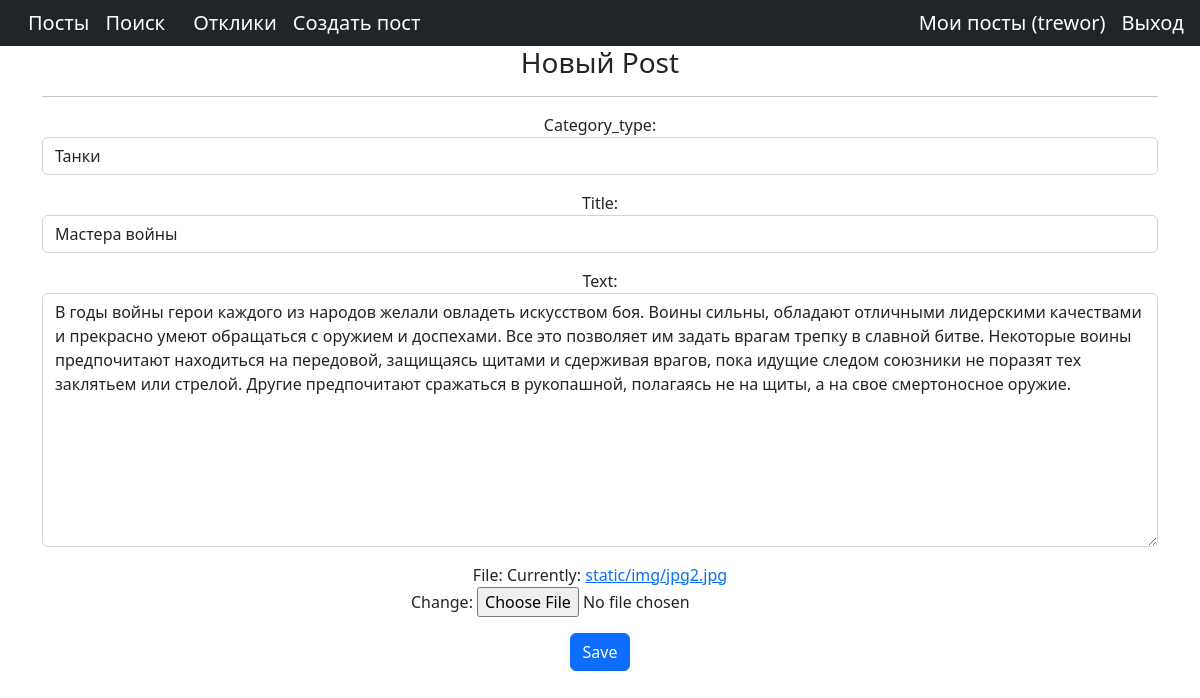
Screenshot of /posts/2/update (signed in) with the database file from the repository.
### ads/models.py (models this page shows, shortened)
class Post(models.Model):
    CATEGORY_TYPE = (
        ('TANKS', 'Танки'),
        ('DD', 'DD'),
        ('HILY', 'Хилы'),
        ('MERCHANTS', 'Торговцы'),
        ('GUILD_MASTERS', 'Гилдмастеры'),
        ('QUEST_GIVERS', 'Квестгиверы'),
        ('BLACKSMITHS', 'Кузнецы'),
        ('TANNERS', 'Кожевники'),
        ('POTION_MAKERS', 'Зельевары'),
        ('SPELL_MASTERS', 'Мастера заклинаний'),
    )
    author = models.ForeignKey(Author, on_delete=models.CASCADE)
    category_type = models.CharField(max_length=24, choices=CATEGORY_TYPE, default='TANKS')
    title = models.CharField(max_length=128)
    text = models.TextField()
    created = models.DateTimeField(auto_now_add=True)
    file = models.FileField(upload_to='static/img')

### ads/views.py (the view)
# urls.py: path('posts/<int:pk>/update', UpdatePost.as_view(), name='posts_update'),
class UpdatePost(LoginRequiredMixin, UpdateView):
    raise_exception = True
    form_class = CreateForm
    model = Post
    template_name = 'create_post.html'

### ads/forms.py
class CreateForm(ModelForm):
    CATEGORY_TYPE = (
        ('TANKS', 'Танки'),
        ('DD', 'DD'),
        ('HILY', 'Хилы'),
        ('MERCHANTS', 'Торговцы'),
        ('GUILD_MASTERS', 'Гилдмастеры'),
        ('QUEST_GIVERS', 'Квестгиверы'),
        ('BLACKSMITHS', 'Кузнецы'),
        ('TANNERS', 'Кожевники'),
        ('POTION_MAKERS', 'Зельевары'),
        ('SPELL_MASTERS', 'Мастера заклинаний'),
    )
    category_type = ChoiceField(
        choices=CATEGORY_TYPE,
        label='Category_type',
        widget=Select(
        attrs={'class': 'form-control'}
        )
    )
    title = CharField(
        label='Title',
        min_length=3,
        max_length=128,
        widget=TextInput(
        attrs={'class': 'form-control'})
    )
    text = CharField(
        label='Text',
        min_length=20,
        widget=Textarea(
            attrs={'class': 'form-control'})
    )
    file = FileField(
        label='File',
    )
    class Meta:
        model = Post
        fields = ['category_type', 'title', 'text', 'file']

### templates/create_post.html (shortened to what this page needs)
{% extends 'flatpages/default.html' %}
{% block content %}
<h3>Новый Post</h3>
<hr>
<form action="" method="post" enctype="multipart/form-data">
    {{ form.as_p }}
    <input class="btn btn-primary" type="submit" value="Save" />
</form>
{% endblock content %}

### templates/flatpages/default.html (shortened to what this page needs)
<!DOCTYPE html>
<html lang="en">
    <head>
        {% load static %}
        <link href="{% static 'css/styles.css' %}" rel="stylesheet" />
    </head>
    <body>
        <nav class="navbar navbar-expand-lg navbar-dark bg-dark static-top">
   <div class="container" >
       <div class="collapse navbar-collapse" id="navbarResponsive">
           <ul class="navbar-nav ml-auto">
               <li class="nav-item ">
                   <a class="navbar-brand"  href="{% url 'post_list'%}">Посты
                   </a>
               </li>
        </ul>
        </div>
       <div class="collapse navbar-collapse" id="navbarResponsive4">
           <ul class="navbar-nav ml-auto">
               <li class="nav-item ">
                   <a class="navbar-brand"  href="{% url 'search'%}">Поиск</a>
               </li>
           </ul>
       </div>
       <div class="container">
           <div class="collapse navbar-collapse" id="navbarResponsive2">
            <ul class="navbar-nav ml-auto">
               <li class="nav-item " >
                    <a class="navbar-brand"  href="{% url 'responses'%}">Отклики</a>
               </li>
                <li class="nav-item">
                    <a class="navbar-brand"  href="{% url 'post_created'%}">Создать пост </a>
                </li>
           </ul>
        </div>
       </div>
   </div>
        <div class="collapse navbar-collapse" id="navbarResponsive34">
                <ul class="navbar-nav ml-auto">
               <li class="nav-item active">
                   <a class="navbar-brand" href="{% url 'myposts'%}">Мои посты
                       <span class="sr-only">({{request.user.username}})</span>
                   </a>
               </li>
            <div>
               <a class="navbar-brand" href="{% url 'account_logout' %}">Выход</a>
            </div>
</nav>
        <div class="container text-center" >
   <div class="row">
       <div class="col-lg-12 text-center">
           {% block content %}{% endblock content %}
       </div>
   </div>
</div>
    </body>
</html>

### rows the page displays
Post: category_type "Танки", title "Мастера войны", text "В годы войны герои каждого из народов желали овладеть искусством боя. Воины сильны, обладают отличными лидерскими качествами и прекрасно умеют обращаться с оружием и доспехами. Все это позволяет им задать врагам трепку в славной битве. Некоторые воины предпочитают находиться на передовой, защищаясь щитами и сдерживая врагов, пока идущие следом союзники не поразят тех заклятьем или стрелой. Другие предпочитают сражаться в рукопашной, полагаясь не на щиты, а на свое смертоносное оружие."

### other values shown
{{ request.user.username }} "trewor"
